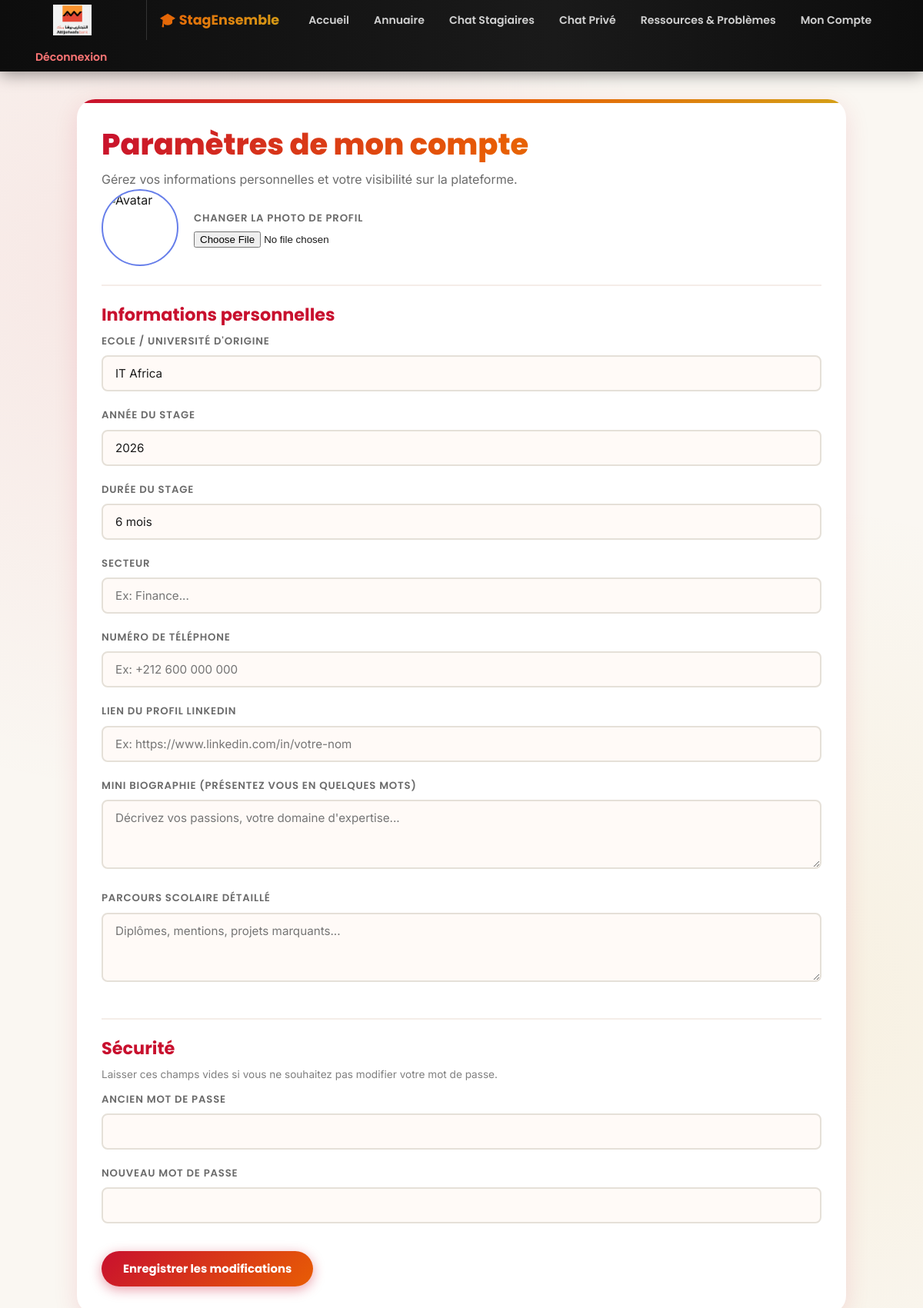
The app's page /parametres.php (signed in) with its own data.
### tables this page shows
CREATE TABLE IF NOT EXISTS anciens_stagiaires (
    id           INT AUTO_INCREMENT PRIMARY KEY,
    nom          VARCHAR(50)  NOT NULL,
    prenom       VARCHAR(50)  NOT NULL,
    email        VARCHAR(100) NOT NULL,
    ecole        VARCHAR(100),
    annee_stage  VARCHAR(4),
    duree_stage  VARCHAR(30),
    motdepasse   VARCHAR(255) NOT NULL
);

### parametres.php (the view, shortened to what this page needs)
<?php
require_once 'db.php';
$id_utilisateur = $_SESSION['utilisateur_id'];
$stmt = $pdo->prepare("SELECT * FROM anciens_stagiaires WHERE id = ?");
$stmt->execute([$id_utilisateur]);
$user = $stmt->fetch();
?>
<!DOCTYPE html>
<html lang="fr">
<head>
    <link rel="stylesheet" href="style.css">
</head>
<body>
    <?php include 'navbar.php'; ?>
    <div class="container">
        <h1>Paramètres de mon compte</h1>
        <p>Gérez vos informations personnelles et votre visibilité sur la plateforme.</p>
        <form action="parametres.php" method="POST" enctype="multipart/form-data">
            <div style="display: flex; gap: 20px; align-items: center; margin-bottom: 20px;">
                <img src="<?= htmlspecialchars($user['avatar'] ?? 'default_avatar.png') ?>" alt="Avatar" style="width: 100px; height: 100px; border-radius: 50%; object-fit: cover; border: 2px solid #667eea;">
                <div>
                    <label for ="avatar"> Changer la photo de profil</label>
                    <input type="file" name="avatar" id="avatar">
                </div>
            </div>
            <hr>
            <h2>Informations personnelles</h2>
            <label for="ecole">Ecole / Université d'origine</label>
            <input type="text" name="ecole" id="ecole" value="<?= htmlspecialchars($user['ecole'] ?? '') ?>" placeholder="Ex: Université Mohammed V, EMSI...">
            <label for="annee_stage">Année du stage</label>
            <input type="text" name="annee_stage" id="annee_stage" value="<?= htmlspecialchars($user['annee_stage'] ?? '') ?>" placeholder="Ex: 2024, 2025...">
            <label for="duree_stage">Durée du stage</label>
            <input type="text" name="duree_stage" id="duree_stage" value="<?= htmlspecialchars($user['duree_stage'] ?? '')?>" placeholder="Ex: 6 mois, 1 ans...">
            <label for="secteur"> Secteur</label>
            <input type="text" name="secteur" id="secteur" value="<?= htmlspecialchars($user['secteur'] ?? '')?>"placeholder="Ex: Finance...">
            <label for="telephone">Numéro de téléphone</label>
            <input type="text" name="telephone" id="telephone" value="<?= htmlspecialchars($user['telephone'] ?? '') ?>" placeholder="Ex: +212 600 000 000">
            <label for="linkedin">Lien du profil LinkedIn</label>
            <input type="text" name="linkedin" id="linkedin" value="<?= htmlspecialchars($user['linked'] ?? '') ?>" placeholder="Ex: https://www.linkedin.com/in/votre-nom">
            <label for="biographie">Mini Biographie (Présentez vous en quelques mots)</label>
            <textarea name="biographie" id="biographie" placeholder="Décrivez vos passions, votre domaine d'expertise..."><?= htmlspecialchars($user['biographie'] ?? '')?></textarea>
            <label fro="parcours_scolaire">Parcours scolaire détaillé</label>
            <textarea name="parcours_scolaire" id="parcours_scolaire" placeholder="Diplômes, mentions, projets marquants..."><?= htmlspecialchars($user['parcours_scolaire'] ?? '')?></textarea>
            <hr>
            <h2> Sécurité </h2>
            <p style="font-size: 0.85rem; color: grey; margin-bottom: 10px;">Laisser ces champs vides si vous ne souhaitez pas modifier votre mot de passe.</p>
            <label for="ancien_mdp">Ancien mot de passe</label>
            <input type="password" name="ancien_mdp" id="ancien_mdp">
            <label for="nouveau_mdp">Nouveau mot de passe</label>
            <input type="password" name="nouveau_mdp" id="nouveau_mdp">
            <div style="margin-top: 20px;">
                <input type="submit" class="btn-primary" value="Enregistrer les modifications">
            </div>
        </form>
    </div>
</body>
</html>

### style.css (style rules this page uses)
:root { --gradient-main: linear-gradient(135deg, #c8102e 0%, #e85d04 55%, #d4a017 100%); --gradient-card: linear-gradient(135deg, #e85d04 0%, #d4a017 100%); --gradient-btn: linear-gradient(135deg, #c8102e 0%, #e85d04 100%); --gradient-success: linear-gradient(135deg, #d4a017 0%, #e85d04 100%); --gradient-nav: linear-gradient(90deg, #0d0d0d 0%, #1a1a1a 60%, #0d0d0d 100%); --gradient-msg: linear-gradient(135deg, #c8102e 0%, #8b0000 100%); --color-bg: #faf7f2; --color-surface: #ffffff; --color-text: #1a1a1a; --color-muted: #6b6b6b; --color-accent: #c8102e; --color-accent2: #e85d04; --color-gold: #d4a017; --color-dark: #0d0d0d; --color-purple: #c8102e; --radius-sm: 8px; --radius-md: 16px; --radius-lg: 24px; --shadow-soft: 0 8px 32px rgba(200,16,46,0.12); --shadow-card: 0 4px 24px rgba(0,0,0,0.08); --shadow-btn: 0 4px 16px rgba(200,16,46,0.4); --font-display: 'Poppins', sans-serif; --font-body: 'Inter', sans-serif; }
*, *::before, *::after { box-sizing: border-box; margin: 0; padding: 0; }
body { font-family: var(--font-body); background-color: var(--color-bg); background-image: radial-gradient(circle at 15% 20%, rgba(200,16,46,0.07) 0%, transparent 40%), radial-gradient(circle at 85% 75%, rgba(212,160,23,0.08) 0%, transparent 40%); color: var(--color-text); line-height: 1.6; min-height: 100vh; }
.container { max-width: 1000px; margin: 36px auto; padding: 36px 32px; background: var(--color-surface); border-radius: var(--radius-lg); box-shadow: var(--shadow-soft); position: relative; overflow: hidden; }
.container::before { content: ''; position: absolute; top: 0; left: 0; right: 0; height: 5px; background: var(--gradient-main); }
h1, h2, h3, h4 { font-family: var(--font-display); font-weight: 700; line-height: 1.2; margin-bottom: 10px; }
h1 { font-size: clamp(1.8rem, 4vw, 2.4rem); font-weight: 800; background: var(--gradient-main); -webkit-background-clip: text; -webkit-text-fill-color: transparent; background-clip: text; }
h2 { font-size: 1.4rem; color: var(--color-accent); }
p { color: var(--color-muted); }
hr { border: none; border-top: 2px solid #f5ede8; margin: 24px 0; }
label { font-family: var(--font-display); font-weight: 600; font-size: 0.83rem; color: var(--color-muted); text-transform: uppercase; letter-spacing: 0.06em; display: block; margin-bottom: 4px; margin-top: 4px; }
textarea, input[type="text"], input[type="email"], input[type="password"] { width: 100%; padding: 12px 16px; margin: 4px 0 16px 0; border: 2px solid #e5e0d8; border-radius: var(--radius-sm); font-family: var(--font-body); font-size: 0.95rem; background: #fffaf7; color: var(--color-text); outline: none; transition: border-color 0.25s, box-shadow 0.25s; box-sizing: border-box; }
textarea { resize: vertical; min-height: 90px; }
button, input[type="submit"] { background: var(--gradient-success); color: #fff; padding: 12px 28px; border: none; border-radius: 50px; font-family: var(--font-display); font-weight: 700; font-size: 0.93rem; cursor: pointer; box-shadow: 0 4px 16px rgba(212,160,23,0.4); transition: transform 0.2s, box-shadow 0.2s; }
.btn-primary { background: var(--gradient-btn) !important; box-shadow: var(--shadow-btn) !important; }

### records on screen
anciens_stagiaires: ecole "IT Africa", annee_stage "2026", duree_stage "6 mois"
